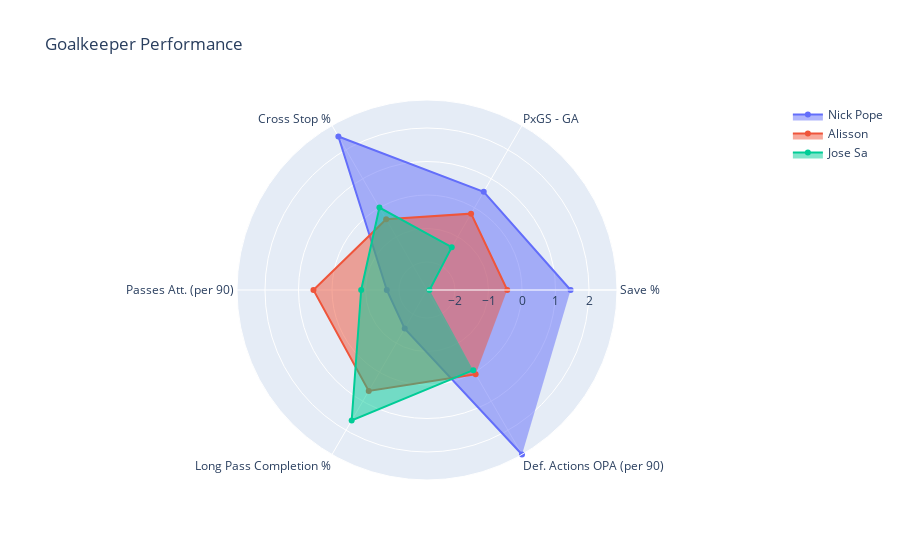

Notebook code for this chart:
### Markdown cell above
## Radar Chart: Example

### Code cell
import numpy as np
import pandas as pd
import plotly.graph_objects as go

METRIC_CONFIG = {
    "save_pct": ("Save %", "{:.1f}%"),
    "pxsg_minus_ga": ("PxGS - GA", "{:.1f}"),
    "crosses_stopped_pct": ("Cross Stop %", "{:.1f}%"),
    "pass_att_p90": ("Passes Att. (per 90)", ""),
    "long_kick_pass_completion_pct": ("Long Pass Completion %", "{:.1f}%"),
    "def_actions_outside_pen_area_p90": ("Def. Actions OPA (per 90)", "{:.1f}"),
}

METRIC_COLS = list(METRIC_CONFIG)
METRIC_LABELS = {c: METRIC_CONFIG[c][0] for c in METRIC_COLS}
THETA = list(METRIC_LABELS.values())


def get_goalkeeper_data(goalkeeper: str, df: pd.DataFrame) -> tuple[pd.Series, pd.Series, pd.Series]:
    gk_row = df.loc[df["goalkeeper"] == goalkeeper].squeeze()

    raw_values = pd.Series({
        METRIC_LABELS[c]: METRIC_CONFIG[c][1].format(gk_row[c]) if METRIC_CONFIG[c][1] else gk_row[c]
        for c in METRIC_COLS
    })

    z_scores = gk_row[[f"z_{c}" for c in METRIC_COLS]].rename({f"z_{c}": METRIC_LABELS[c] for c in METRIC_COLS})
    percentiles = gk_row[[f"pct_{c}" for c in METRIC_COLS]].rename({f"pct_{c}": METRIC_LABELS[c] for c in METRIC_COLS})

    return raw_values, z_scores, percentiles


def plot_goalkeeper_radar(goalkeepers: str | list[str], df: pd.DataFrame) -> go.Figure:
    fig = go.Figure()
    max_z_score = 0

    for gk in goalkeepers:
        raw_values, z_scores, percentiles = get_goalkeeper_data(gk, df)
        max_z_score = max(abs(z_scores).max(), max_z_score)

        customdata = np.column_stack([
            raw_values.reindex(THETA).to_numpy(),
            percentiles.reindex(THETA).to_numpy(),
        ])

        fig.add_trace(
            go.Scatterpolar(
                r = z_scores.reindex(THETA).to_numpy(),
                theta = THETA,
                fill = "toself",
                name = gk.replace("_", " ").title(),
                customdata = customdata,
                hovertemplate = (
                    "<b>%{theta}</b><br>"
                    "Value: %{customdata[0]}<br>"
                    "Percentile: %{customdata[1]:.0f}th<br>"
                    "Z-score: %{r:.2f}<br>"
                    "<extra></extra>"
                ),
            )
        )

    fig.update_layout(
        polar = dict(radialaxis = dict(visible = True, range = list((-1 * max_z_score, max_z_score)))),
        showlegend = True,
        title = "Goalkeeper Performance",
    )
    return fig


# Example usage
df = q("select * from mart_goalkeeper_league_ratings")
fig = plot_goalkeeper_radar(["nick_pope", "alisson", "jose_sa"], df)
fig.show()

### Figure 1 — Plotly figure (JSON) as saved in the notebook; plotly's stock layout.template omitted (floating-point values rounded to 4 significant figures)
{"data": [{"customdata": [["76.5%", 91.67], ["0.0", 62.5], ["15.1%", 100], [25.4, 4.167], ["23.8%", 0], ["3.4", 100]], "fill": "toself", "hovertemplate": "<b>%{theta}</b><br>Value: %{customdata[0]}<br>Percentile: %{customdata[1]:.0f}th<br>Z-score: %{r:.2f}<br><extra></extra>", "name": "Nick Pope", "r": [1.451, 0.551, 2.455, -1.635, -1.506, 2.835], "theta": ["Save %", "PxGS - GA", "Cross Stop %", "Passes Att. (per 90)", "Long Pass Completion %", "Def. Actions OPA (per 90)"], "type": "scatterpolar"}, {"customdata": [["60.5%", 25], ["-1.7", 41.67], ["5.2%", 54.17], [38, 62.5], ["33.3%", 70.83], ["1.4", 54.17]], "fill": "toself", "hovertemplate": "<b>%{theta}</b><br>Value: %{customdata[0]}<br>Percentile: %{customdata[1]:.0f}th<br>Z-score: %{r:.2f}<br><extra></extra>", "name": "Alisson", "r": [-0.4413, -0.2044, -0.399, 0.5537, 0.6433, 0.06646], "theta": ["Save %", "PxGS - GA", "Cross Stop %", "Passes Att. (per 90)", "Long Pass Completion %", "Def. Actions OPA (per 90)"], "type": "scatterpolar"}, {"customdata": [["40.9%", 0], ["-4.3", 12.5], ["6.6%", 66.67], [29.8, 25], ["37.8%", 95.83], ["1.3", 37.5]], "fill": "toself", "hovertemplate": "<b>%{theta}</b><br>Value: %{customdata[0]}<br>Percentile: %{customdata[1]:.0f}th<br>Z-score: %{r:.2f}<br><extra></extra>", "name": "Jose Sa", "r": [-2.759, -1.36, 0.004612, -0.8705, 1.661, -0.07199], "theta": ["Save %", "PxGS - GA", "Cross Stop %", "Passes Att. (per 90)", "Long Pass Completion %", "Def. Actions OPA (per 90)"], "type": "scatterpolar"}], "layout": {"polar": {"radialaxis": {"range": [-2.835, 2.835], "visible": true}}, "showlegend": true, "title": {"text": "Goalkeeper Performance"}}}
